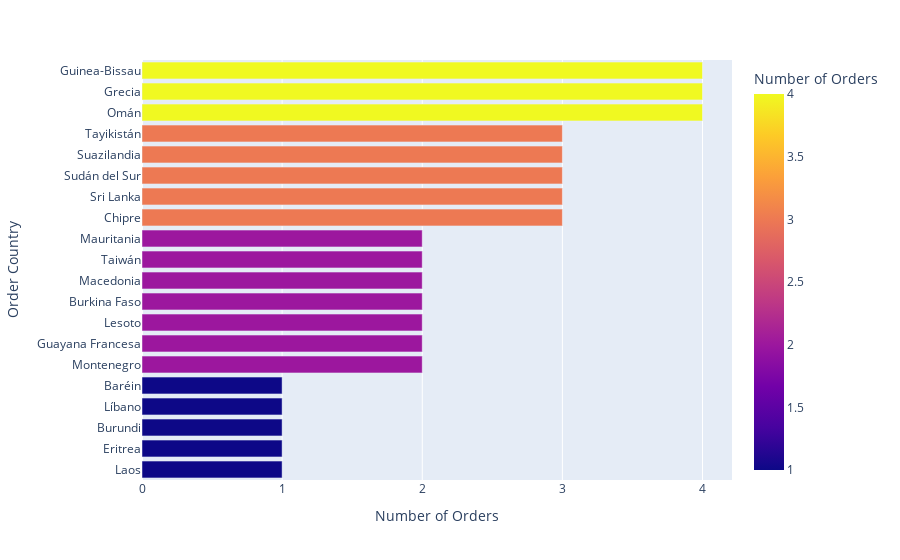

The cell this chart's notebook holds for it:
### Code cell
data_countries=df1.groupby(['Order Country'])['Order Id'].count().reset_index(name='Number of Orders').sort_values(by= 'Number of Orders', ascending= True)
px.bar(data_countries.head(20), x='Number of Orders',y = 'Order Country',color ='Number of Orders')

### Figure 1 — Plotly figure (JSON) as saved in the notebook; plotly's stock layout.template omitted (floating-point values rounded to 4 significant figures)
{"data": [{"alignmentgroup": "True", "hovertemplate": "Number of Orders=%{marker.color}<br>Order Country=%{y}<extra></extra>", "legendgroup": "", "marker": {"color": [1, 1, 1, 1, 1, 2, 2, 2, 2, 2, 2, 2, 3, 3, 3, 3, 3, 4, 4, 4], "coloraxis": "coloraxis", "pattern": {"shape": ""}}, "name": "", "offsetgroup": "", "orientation": "h", "showlegend": false, "textposition": "auto", "x": [1, 1, 1, 1, 1, 2, 2, 2, 2, 2, 2, 2, 3, 3, 3, 3, 3, 4, 4, 4], "xaxis": "x", "y": ["Laos", "Eritrea", "Burundi", "Líbano", "Baréin", "Montenegro", "Guayana Francesa", "Lesoto", "Burkina Faso", "Macedonia", "Taiwán", "Mauritania", "Chipre", "Sri Lanka", "Sudán del Sur", "Suazilandia", "Tayikistán", "Omán", "Grecia", "Guinea-Bissau"], "yaxis": "y", "type": "bar"}], "layout": {"xaxis": {"anchor": "y", "domain": [0, 1], "title": {"text": "Number of Orders"}}, "yaxis": {"anchor": "x", "domain": [0, 1], "title": {"text": "Order Country"}}, "coloraxis": {"colorbar": {"title": {"text": "Number of Orders"}}, "colorscale": [[0, "#0d0887"], [0.1111, "#46039f"], [0.2222, "#7201a8"], [0.3333, "#9c179e"], [0.4444, "#bd3786"], [0.5556, "#d8576b"], [0.6667, "#ed7953"], [0.7778, "#fb9f3a"], [0.8889, "#fdca26"], [1, "#f0f921"]]}, "legend": {"tracegroupgap": 0}, "margin": {"t": 60}, "barmode": "relative"}}
